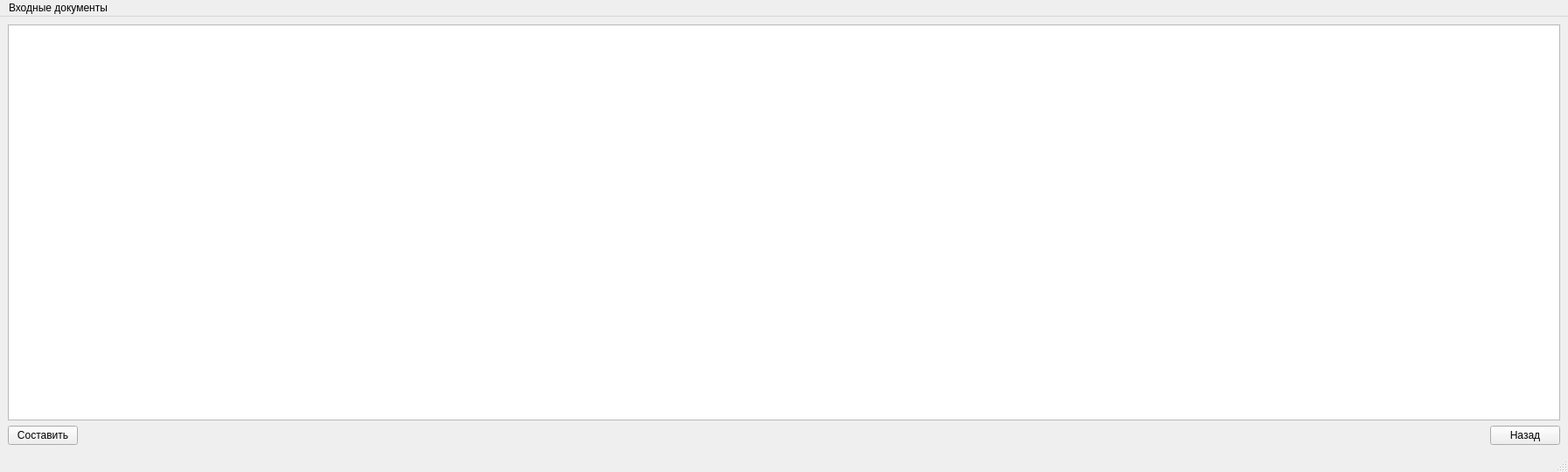
<?xml version="1.0" encoding="UTF-8"?>
<ui version="4.0">
 <class>Z4</class>
 <widget class="QMainWindow" name="Z4">
  <property name="geometry">
   <rect>
    <x>0</x>
    <y>0</y>
    <width>1793</width>
    <height>540</height>
   </rect>
  </property>
  <property name="font">
   <font>
    <pointsize>9</pointsize>
   </font>
  </property>
  <property name="windowTitle">
   <string>Отчет о выполнении графика поставок сырья на месяц и претензии к поставщикам</string>
  </property>
  <widget class="QWidget" name="centralwidget">
   <layout class="QHBoxLayout" name="horizontalLayout_2">
    <item>
     <layout class="QVBoxLayout" name="verticalLayout_2">
      <item>
       <layout class="QVBoxLayout" name="verticalLayout">
        <item>
         <widget class="QTableView" name="tableView">
          <attribute name="verticalHeaderVisible">
           <bool>false</bool>
          </attribute>
         </widget>
        </item>
       </layout>
      </item>
      <item>
       <layout class="QHBoxLayout" name="horizontalLayout">
        <item>
         <widget class="QPushButton" name="pushButton_2">
          <property name="text">
           <string>Составить</string>
          </property>
         </widget>
        </item>
        <item>
         <spacer name="horizontalSpacer">
          <property name="orientation">
           <enum>Qt::Horizontal</enum>
          </property>
          <property name="sizeHint" stdset="0">
           <size>
            <width>40</width>
            <height>20</height>
           </size>
          </property>
         </spacer>
        </item>
        <item>
         <widget class="QPushButton" name="pushButton">
          <property name="text">
           <string>Назад</string>
          </property>
         </widget>
        </item>
       </layout>
      </item>
     </layout>
    </item>
   </layout>
  </widget>
  <widget class="QMenuBar" name="menubar">
   <property name="geometry">
    <rect>
     <x>0</x>
     <y>0</y>
     <width>1793</width>
     <height>25</height>
    </rect>
   </property>
   <property name="font">
    <font>
     <pointsize>9</pointsize>
    </font>
   </property>
   <widget class="QMenu" name="menu">
    <property name="title">
     <string>Входные документы</string>
    </property>
    <addaction name="action"/>
    <addaction name="action_2"/>
   </widget>
   <addaction name="menu"/>
  </widget>
  <widget class="QStatusBar" name="statusbar">
   <property name="font">
    <font>
     <pointsize>9</pointsize>
    </font>
   </property>
  </widget>
  <action name="action">
   <property name="text">
    <string>Реестр товарных накладных</string>
   </property>
  </action>
  <action name="action_2">
   <property name="text">
    <string>График поставки сырья на месяц</string>
   </property>
  </action>
 </widget>
 <resources/>
 <connections/>
</ui>
